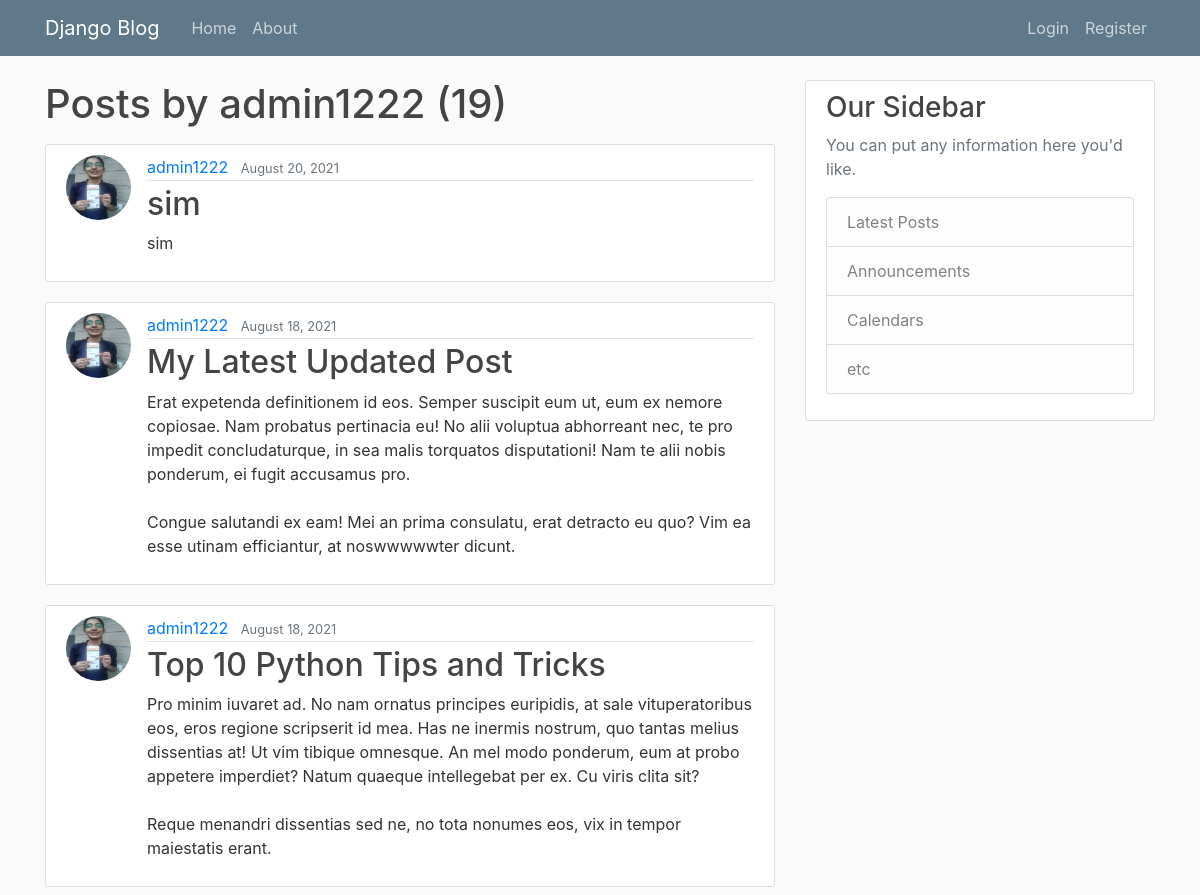
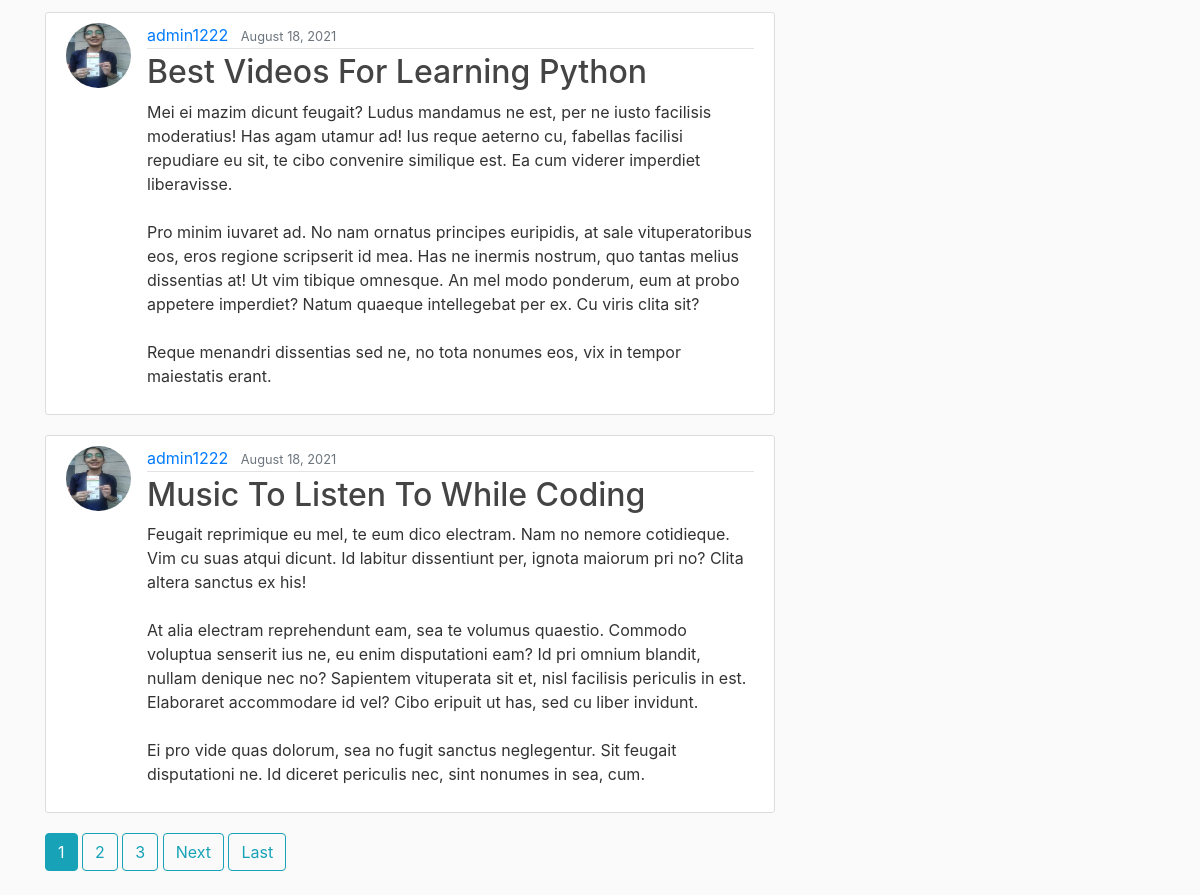
The page /user/admin1222 on the database its author committed (2 pictures, top to bottom).
### blog/models.py (models this page shows, shortened)
class Post(models.Model):
    title = models.CharField(max_length=100)
    content = models.TextField()
    date_posted = models.DateTimeField(default=timezone.now)
    author = models.ForeignKey(User, on_delete=models.CASCADE)

### users/models.py (models this page shows, shortened)
class Profile(models.Model):
    user = models.OneToOneField(User, on_delete=models.CASCADE)
    image = models.ImageField(default='default.jpg', upload_to='profile_pics')

### blog/views.py (the view)
# urls.py: path('user/<str:username>', UserPostListView.as_view(), name='user-posts'),
class UserPostListView(ListView):
    model = Post
    template_name = 'blog/user_posts.html'  # <app>/<model>_<viewtype>.html
    context_object_name = 'posts'
    paginate_by = 5
    def get_queryset(self):
        user = get_object_or_404(User, username=self.kwargs.get('username'))
        return Post.objects.filter(author=user).order_by('-date_posted')

### blog/templates/blog/user_posts.html (shortened to what this page needs)
{% extends "blog/base.html" %}
{% block content %}
    <h1 class="mb-3">Posts by {{ view.kwargs.username }} ({{ page_obj.paginator.count }})</h1>
    {% for post in posts %}
        <article class="media content-section">
          <img class="rounded-circle article-img" src="{{ post.author.profile.image.url }}">
          <div class="media-body">
            <div class="article-metadata">
              <a class="mr-2" href="{% url 'user-posts' post.author.username %}">{{ post.author }}</a>
              <small class="text-muted">{{ post.date_posted|date:"F d, Y" }}</small>
            </div>
            <h2><a class="article-title" href="{% url 'post-detail' post.id %}">{{ post.title }}</a></h2>
            <p class="article-content">{{ post.content }}</p>
          </div>
        </article>
    {% endfor %}
    {% if is_paginated %}
      {% for num in page_obj.paginator.page_range %}
        {% if page_obj.number == num %}
          <a class="btn btn-info mb-4" href="?page={{ num }}">{{ num }}</a>
        {% elif num > page_obj.number|add:'-3' and num < page_obj.number|add:'3' %}
          <a class="btn btn-outline-info mb-4" href="?page={{ num }}">{{ num }}</a>
        {% endif %}
      {% endfor %}
      {% if page_obj.has_next %}
        <a class="btn btn-outline-info mb-4" href="?page={{ page_obj.next_page_number }}">Next</a>
        <a class="btn btn-outline-info mb-4" href="?page={{ page_obj.paginator.num_pages }}">Last</a>
      {% endif %}
    {% endif %}
{% endblock content %}

### blog/static/blog/main.css (style rules this page uses)
body { background: #fafafa; color: #333333; margin-top: 5rem; }
h1, h2, h3, h4, h5, h6 { color: #444444; }
.content-section { background: #ffffff; padding: 10px 20px; border: 1px solid #dddddd; border-radius: 3px; margin-bottom: 20px; }
.article-title { color: #444444; }
.article-content { white-space: pre-line; }
.article-img { height: 65px; width: 65px; margin-right: 16px; }
.article-metadata { padding-bottom: 1px; margin-bottom: 4px; border-bottom: 1px solid #e3e3e3 }

### rows shown on the page
Post: author.profile.image (picture), author "admin1222", date_posted "August 20, 2021", title "sim", content "sim"
Post: author.profile.image (picture), author "admin1222", date_posted "August 18, 2021", title "My Latest Updated Post", content "Erat expetenda definitionem id eos. Semper suscipit eum ut, eum ex nemore copiosae. Nam probatus pertinacia eu! No alii voluptua abhorreant nec, te pro impedit concludaturque, in sea malis torquatos disputationi! Nam te alii nobis ponderum, ei fugit accusamus pro. Congue salutandi ex eam! Mei an prima consulatu, erat detracto eu quo? Vim ea esse utinam efficiantur, at noswwwwwter dicunt."
Post: author.profile.image (picture), author "admin1222", date_posted "August 18, 2021", title "Top 10 Python Tips and Tricks", content "Pro minim iuvaret ad. No nam ornatus principes euripidis, at sale vituperatoribus eos, eros regione scripserit id mea. Has ne inermis nostrum, quo tantas melius dissentias at! Ut vim tibique omnesque. An mel modo ponderum, eum at probo appetere imperdiet? Natum quaeque intellegebat per ex. Cu viris clita sit? Reque menandri dissentias sed ne, no tota nonumes eos, vix in tempor maiestatis erant."
Post: author.profile.image (picture), author "admin1222", date_posted "August 18, 2021", title "Best Videos For Learning Python", content "Mei ei mazim dicunt feugait? Ludus mandamus ne est, per ne iusto facilisis moderatius! Has agam utamur ad! Ius reque aeterno cu, fabellas facilisi repudiare eu sit, te cibo convenire similique est. Ea cum viderer imperdiet liberavisse. Pro minim iuvaret ad. No nam ornatus principes euripidis, at sale vituperatoribus eos, eros regione scripserit id mea. Has ne inermis nostrum, quo tantas melius dissentias at! Ut vim tibique omnesque. An mel modo ponderum, eum at probo appetere imperdiet? Natum quaeque intellegebat per ex. Cu viris clita sit? Reque menandri dissentias sed ne, no tota nonumes eos, vix in tempor maiestatis erant."
Post: author.profile.image (picture), author "admin1222", date_posted "August 18, 2021", title "Music To Listen To While Coding", content "Feugait reprimique eu mel, te eum dico electram. Nam no nemore cotidieque. Vim cu suas atqui dicunt. Id labitur dissentiunt per, ignota maiorum pri no? Clita altera sanctus ex his! At alia electram reprehendunt eam, sea te volumus quaestio. Commodo voluptua senserit ius ne, eu enim disputationi eam? Id pri omnium blandit, nullam denique nec no? Sapientem vituperata sit et, nisl facilisis periculis in est. Elaboraret accommodare id vel? Cibo eripuit ut has, sed cu liber invidunt. Ei pro vide quas dolorum, sea no fugit sanctus neglegentur. Sit feugait disputationi ne. Id diceret periculis nec, sint nonumes in sea, cum."

### other values the page prints
{{ view.kwargs.username }} "admin1222"
{{ page_obj.paginator.count }} "19"
{{ num }} "1"
{{ num }} "2" "3"
